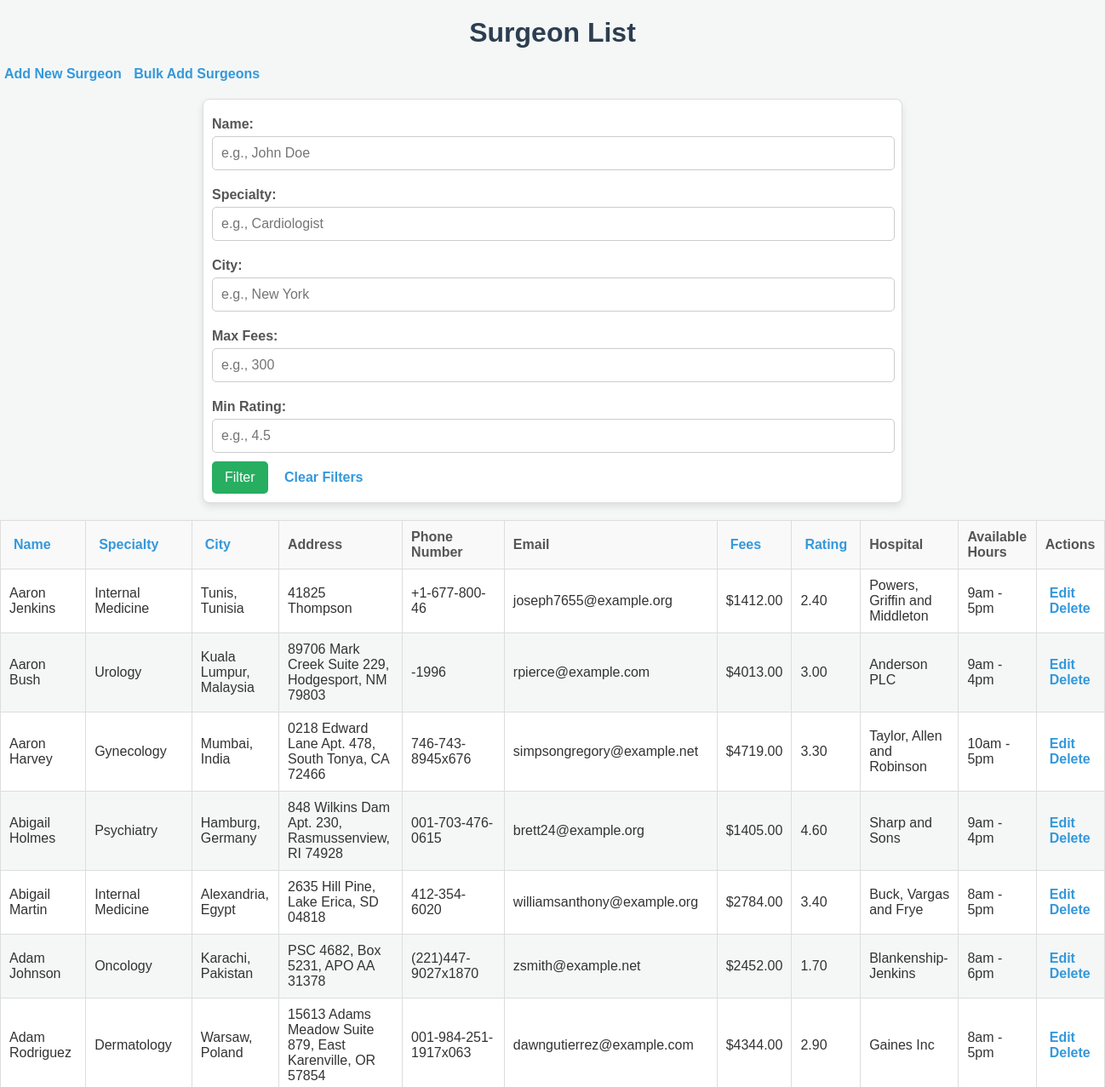
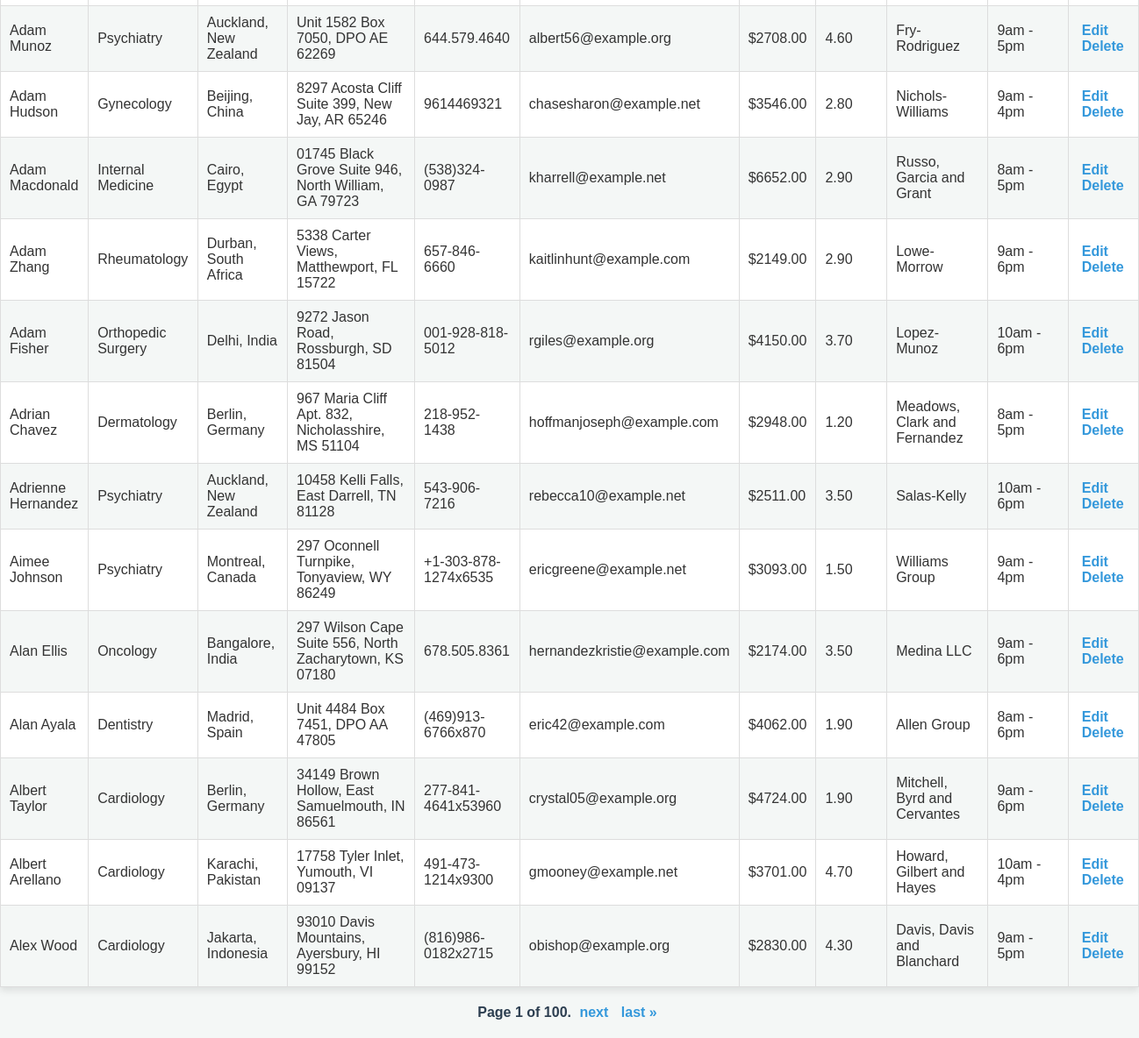
The app's page /surgeons/, older data (2 pictures, top to bottom).
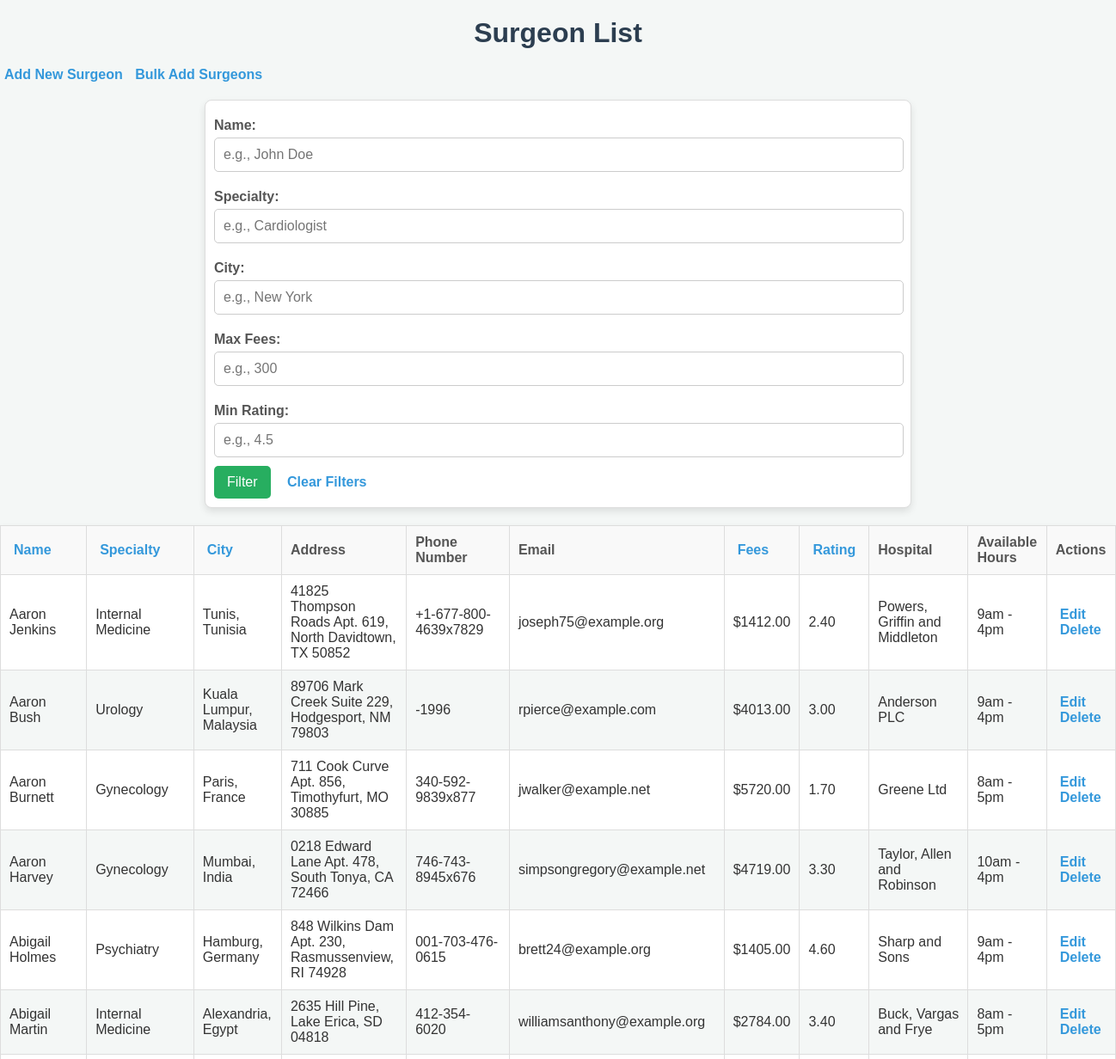
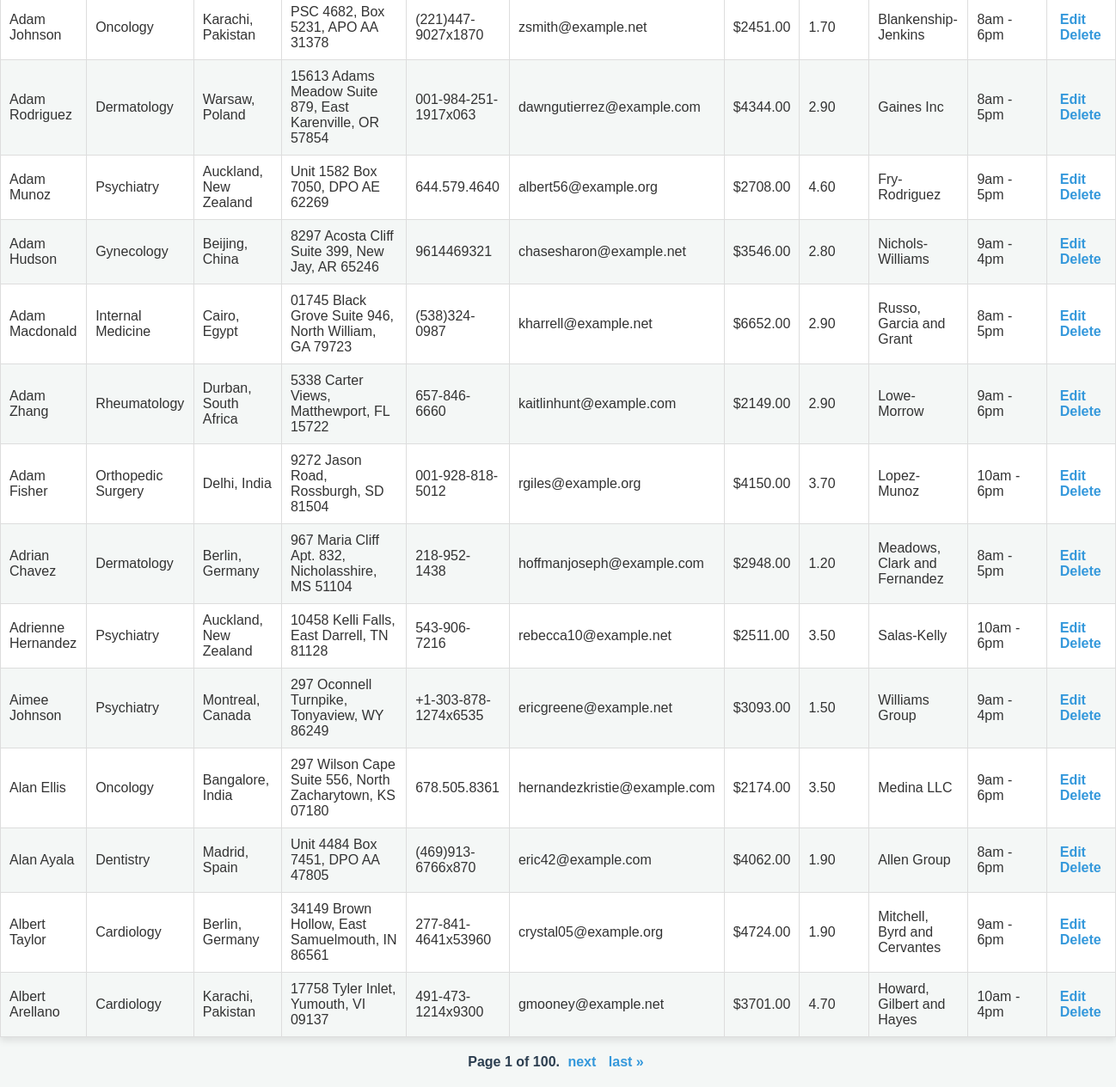
The same page, newer data (2 pictures, top to bottom).
### search/models.py (models this page shows)
class Surgeon(models.Model):
    first_name = models.CharField(max_length=100)
    last_name = models.CharField(max_length=100)
    specialty = models.CharField(max_length=100)
    city = models.CharField(max_length=100)
    address = models.CharField(max_length=255)
    phone_number = models.CharField(max_length=15)
    email = models.EmailField()
    fees = models.DecimalField(max_digits=10, decimal_places=2)
    rating = models.DecimalField(max_digits=3, decimal_places=2, null=True, blank=True)  # Rating out of 5
    hospital_name = models.CharField(max_length=255)
    available_hours = models.CharField(max_length=255)

### search/views.py (the view)
# urls.py: path('surgeons/', views.surgeon_list, name='surgeon-list'),
def surgeon_list(request):
    name = request.GET.get('name', '')
    specialty = request.GET.get('specialty', '')
    city = request.GET.get('city', '')
    max_fees = request.GET.get('max_fees', None)
    min_rating = request.GET.get('min_rating', None)
    sort = request.GET.get('sort', 'first_name')
    direction = request.GET.get('direction', 'asc')
    surgeons = Surgeon.objects.all()
    if name:
        surgeons = surgeons.filter(Q(first_name__icontains=name) | Q(last_name__icontains=name))
    if specialty:
        surgeons = surgeons.filter(specialty__icontains=specialty)
    if city:
        surgeons = surgeons.filter(city__icontains=city)
    if max_fees:
        try:
            max_fees = float(max_fees)
            surgeons = surgeons.filter(fees__lte=max_fees)
        except ValueError:
            pass
    if min_rating:
        try:
            min_rating = float(min_rating)
            surgeons = surgeons.filter(rating__gte=min_rating)
        except ValueError:
            pass
    if sort in ['first_name', 'specialty', 'city', 'fees', 'rating']:
        if direction == 'desc':
            sort = f'-{sort}'
        surgeons = surgeons.order_by(sort)
    next_directions = {
        column: 'asc' if sort != column or direction == 'desc' else 'desc'
        for column in ['first_name', 'specialty', 'city', 'fees', 'rating']
    }
    paginator = Paginator(surgeons, 20)
    page_number = request.GET.get('page')
    page_obj = paginator.get_page(page_number)
    return render(
        request,
        'search/surgeon_list.html',
        {
            'page_obj': page_obj,
            'sort': sort,
            'direction': direction,
            'next_directions': next_directions,
            'name': name,
            'specialty': specialty,
            'city': city,
            'max_fees': max_fees,
            'min_rating': min_rating,
        }
    )

### search/templates/search/surgeon_list.html (shortened to what this page needs)
{% load static %}
<!DOCTYPE html>
<html lang="en">
<head>
</head>
<body>
    <h1>Surgeon List</h1>
    <a href="{% url 'surgeon-create' %}">Add New Surgeon</a>
    <a href="{% url 'bulk-upload' %}">Bulk Add Surgeons</a>
    <form method="get">
        <label for="name">Name:</label>
        <input type="text" id="name" name="name" value="{{ request.GET.name }}" placeholder="e.g., John Doe">
        <label for="specialty">Specialty:</label>
        <input type="text" id="specialty" name="specialty" value="{{ request.GET.specialty }}" placeholder="e.g., Cardiologist">
        <label for="city">City:</label>
        <input type="text" id="city" name="city" value="{{ request.GET.city }}" placeholder="e.g., New York">
        <label for="max_fees">Max Fees:</label>
        <input type="number" id="max_fees" name="max_fees" value="{{ request.GET.max_fees }}" placeholder="e.g., 300">
        <label for="min_rating">Min Rating:</label>
        <input type="number" id="min_rating" name="min_rating" step="0.01" min="0" max="5"
           value="{{ request.GET.min_rating }}" placeholder="e.g., 4.5">
        <button type="submit">Filter</button>
        <a href="{% url 'surgeon-list' %}">Clear Filters</a>
    </form>
    <table border="1">
        <thead>
            <tr>
                <th>
                    <a href="?name={{ request.GET.name }}&specialty={{ request.GET.specialty }}&city={{ request.GET.city }}&max_fees={{ request.GET.max_fees }}&min_rating={{ request.GET.min_rating }}&sort=first_name&direction={{ next_directions.first_name }}">Name</a>
                </th>
                <th>
                    <a href="?name={{ request.GET.name }}&specialty={{ request.GET.specialty }}&city={{ request.GET.city }}&max_fees={{ request.GET.max_fees }}&min_rating={{ request.GET.min_rating }}&sort=specialty&direction={{ next_directions.specialty }}">Specialty</a>
                </th>
                <th>
                    <a href="?name={{ request.GET.name }}&specialty={{ request.GET.specialty }}&city={{ request.GET.city }}&max_fees={{ request.GET.max_fees }}&min_rating={{ request.GET.min_rating }}&sort=city&direction={{ next_directions.city }}">City</a>
                </th>
                <th>Address</th>
                <th>Phone Number</th>
                <th>Email</th>
                <th>
                    <a href="?name={{ request.GET.name }}&specialty={{ request.GET.specialty }}&city={{ request.GET.city }}&max_fees={{ request.GET.max_fees }}&min_rating={{ request.GET.min_rating }}&sort=fees&direction={{ next_directions.fees }}">Fees</a>
                </th>
                <th>
                    <a href="?name={{ request.GET.name }}&specialty={{ request.GET.specialty }}&city={{ request.GET.city }}&max_fees={{ request.GET.max_fees }}&min_rating={{ request.GET.min_rating }}&sort=rating&direction={{ next_directions.rating }}">Rating</a>
                </th>
                <th>Hospital</th>
                <th>Available Hours</th>
                <th>Actions</th>
            </tr>
        </thead>
        <tbody>
            {% for surgeon in page_obj %}
            <tr>
                <td>{{ surgeon.first_name }} {{ surgeon.last_name }}</td>
                <td>{{ surgeon.specialty }}</td>
                <td>{{ surgeon.city }}</td>
                <td>{{ surgeon.address }}</td>
                <td>{{ surgeon.phone_number }}</td>
                <td>{{ surgeon.email }}</td>
                <td>${{ surgeon.fees }}</td>
                <td>{{ surgeon.rating|default:"N/A" }}</td>
                <td>{{ surgeon.hospital_name }}</td>
                <td>{{ surgeon.available_hours }}</td>
                <td>
                    <a href="{% url 'surgeon-update' surgeon.id %}">Edit</a>
                    <a href="{% url 'surgeon-delete' surgeon.id %}">Delete</a>
                </td>
            </tr>
            {% empty %}
            <tr>
                <td colspan="11">No surgeons available.</td>
            </tr>
            {% endfor %}
        </tbody>
    </table>
    <div class="pagination">
        <span class="step-links">
            <span class="current">
                Page {{ page_obj.number }} of {{ page_obj.paginator.num_pages }}.
            </span>
            {% if page_obj.has_next %}
                <a href="?page={{ page_obj.next_page_number }}">next</a>
                <a href="?page={{ page_obj.paginator.num_pages }}">last &raquo;</a>
            {% endif %}
        </span>
    </div>
</body>
</html>

### search/templates/search/surgeon_list.html (style rules this page uses)
body { font-family: Arial, sans-serif; background-color: #f4f7f6; margin: 0; padding: 0; color: #333; }
h1 { text-align: center; color: #2c3e50; margin-top: 20px; }
a { text-decoration: none; color: #3498db; font-weight: bold; margin: 5px; }
form { margin: 20px auto; padding: 10px; background: white; border: 1px solid #ddd; border-radius: 8px; max-width: 800px; box-shadow: 0px 4px 8px rgba(0, 0, 0, 0.1); }
form label { display: block; font-weight: bold; margin-top: 10px; color: #555; }
form input { width: calc(100% - 20px); padding: 10px; margin-top: 5px; margin-bottom: 10px; border: 1px solid #ccc; border-radius: 5px; font-size: 1rem; }
form button { background-color: #27ae60; color: white; border: none; padding: 10px 15px; border-radius: 5px; cursor: pointer; font-size: 1rem; margin-right: 10px; }
table { width: 100%; border-collapse: collapse; margin: 20px 0; background-color: white; box-shadow: 0px 4px 8px rgba(0, 0, 0, 0.1); }
table th, table td { text-align: left; padding: 10px; border: 1px solid #ddd; }
table th { background-color: #f9f9f9; color: #555; font-weight: bold; cursor: pointer; }
table tr:nth-child(even) { background-color: #f4f7f6; }
.pagination { text-align: center; margin: 20px 0; }
.pagination .step-links a { text-decoration: none; color: #3498db; font-weight: bold; margin: 0 5px; }
.pagination .step-links .current { font-weight: bold; color: #2c3e50; }

Row changes from the older to the newer data that the page shows:
no longer on this page (row unchanged): Surgeon: first_name "Alex", last_name "Wood", specialty "Cardiology", city "Jakarta, Indonesia", address "93010 Davis Mountains, Ayersbury, HI 99152", phone_number "(816)986-0182x2715", email "obishop@example.org", fees "2830.00", rating "4.30", hospital_name "Davis, Davis and Blanchard", available_hours "9am - 5pm"
changed Surgeon "Jenkins": address "41825 Thompson" → "41825 Thompson Roads Apt. 619, North Davidtown, TX 50852"; phone_number "+1-677-800-46" → "+1-677-800-4639x7829"; email "joseph7655@example.org" → "joseph75@example.org"; available_hours "9am - 5pm" → "9am - 4pm"
added Surgeon: first_name "Aaron", last_name "Burnett", specialty "Gynecology", city "Paris, France", address "711 Cook Curve Apt. 856, Timothyfurt, MO 30885", phone_number "340-592-9839x877", email "jwalker@example.net", fees "5720.00", rating "1.70", hospital_name "Greene Ltd", available_hours "8am - 5pm"
changed Surgeon "Harvey": available_hours "10am - 5pm" → "10am - 4pm"
changed Surgeon "PSC 4682, Box 5231, APO AA 31378": fees "2452.00" → "2451.00"
